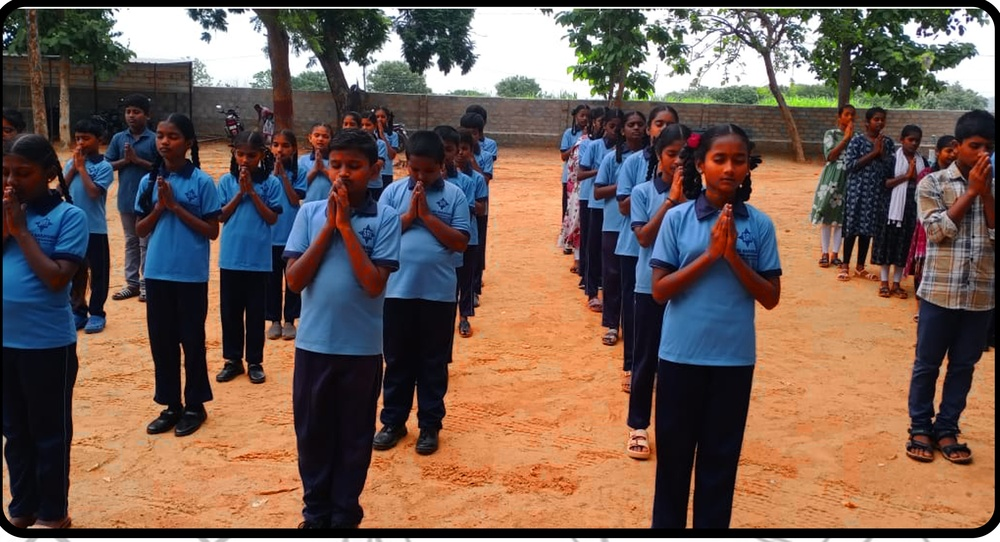
#> input picture acceptance-assets/assembly.jpg, 1000 x 542 px, shrunk from 3600 x 1950 before the run
$ python analyze_photo.py ../../../../acceptance-assets/assembly.jpg 1.0 1.0   (older library calls are emulated)
#> lines starting #> are read from the running program, lines starting #| are printed output that depends on the picture
#!/usr/bin/env python3
"""Photo intelligence: face/subject detection, crop focus, brightness, and
whether a title can be safely overlaid. Prints JSON to stdout.

Usage: python3 analyze_photo.py <image> <targetW> <targetH>
"""
import sys, os, json
import cv2
import numpy as np


def detect_faces(gray, w, h):
    boxes = []
    for name, params in [
        ('haarcascade_frontalface_default.xml', dict(scaleFactor=1.08, minNeighbors=5)),
        ('haarcascade_profileface.xml', dict(scaleFactor=1.1, minNeighbors=4)),
    ]:
        casc = cv2.CascadeClassifier(os.path.join(cv2.data.haarcascades, name))
        if casc.empty():
            continue
        found = casc.detectMultiScale(gray, minSize=(max(14, w // 90), max(14, h // 90)), **params)
        for (x, y, fw, fh) in found:
            boxes.append([int(x), int(y), int(fw), int(fh)])
    return boxes


def main():
    path = sys.argv[1]
    tw = float(sys.argv[2]) if len(sys.argv) > 2 else 1080.0
    th = float(sys.argv[3]) if len(sys.argv) > 3 else 486.0
    img = cv2.imread(path)
#> img is the input picture: shape (542, 1000, 3); mean B, G, R 82, 92.3, 113.8
    if img is None:
        print(json.dumps({"error": "unreadable"})); return
    h, w = img.shape[:2]
#> h = 542; w = 1000
    gray = cv2.cvtColor(img, cv2.COLOR_BGR2GRAY)
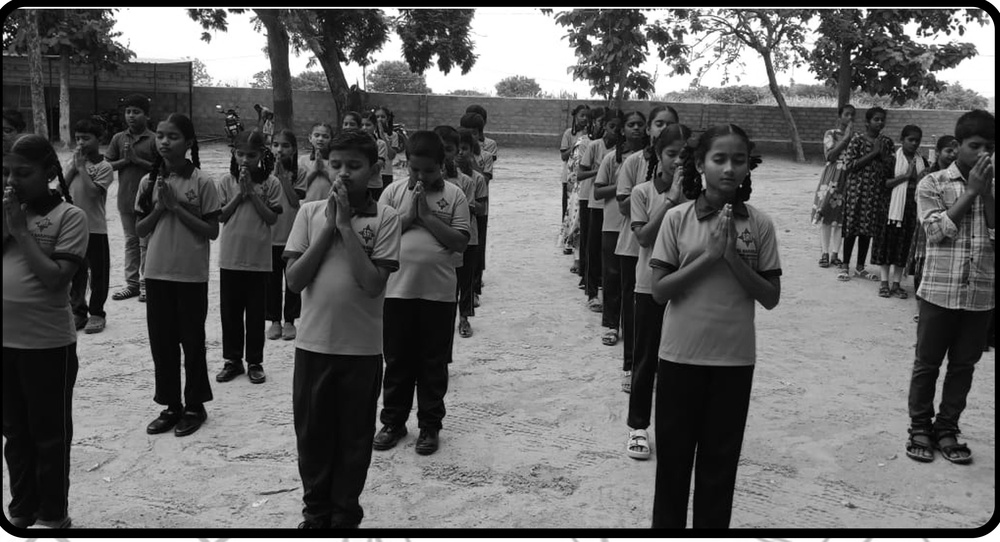
#> gray: shape (542, 1000); min 0, max 255, mean 97.6

    faces = detect_faces(gray, w, h)
#> after the loop in detect_faces, `for name, params in [`: boxes = [[623, 114, 27, 27], [651, 113, 28, 28], [308, 126, 26, 26], [266, 134, 30, 30], [231, 144, 29, 29], [149, 122, 37, 37], [324, 150, 42, 42], [700, 138, 58, 58], [122, 101, 29, 29], [310, 123, 29, 29], [151, 117, 45, 45], [329, 144, 54, 54], [2, 150, 56, 56]]
#> faces has the same summary as boxes in detect_faces
    face_frac = [[x / w, y / h, fw / w, fh / h] for (x, y, fw, fh) in faces]
#> face_frac = 13 items, first 6: [0.623, 0.21, 0.027, 0.0498], [0.651, 0.208, 0.028, 0.0517], [0.308, 0.232, 0.026, 0.048], [0.266, 0.247, 0.03, 0.0554], [0.231, 0.266, 0.029, 0.0535], [0.149, 0.225, 0.037, 0.0683]

    # Subject centroid (fallback to image-center-upper when no faces).
    if faces:
        cxs = [x + fw / 2 for (x, y, fw, fh) in faces]
#> cxs = [636.5, 665, 321, 281, 245.5, 167.5, 345, 729, 136.5, 324.5, 173.5, 356, 30]
        cys = [y + fh / 2 for (x, y, fw, fh) in faces]
#> cys = [127.5, 127, 139, 149, 158.5, 140.5, 171, 167, 115.5, 137.5, 139.5, 171, 178]
        focus_x = sum(cxs) / len(cxs) / w
#> focus_x = 0.339
        focus_y = sum(cys) / len(cys) / h
#> focus_y = 0.273
        face_bottom = max(y + fh for (x, y, fw, fh) in faces) / h
#> face_bottom = 0.38
        face_top = min(y for (x, y, fw, fh) in faces) / h
#> face_top = 0.186
    else:
        # saliency-ish fallback: row detail energy to find subject band
        edges = cv2.Laplacian(gray, cv2.CV_64F)
        row_energy = np.abs(edges).mean(axis=1)
        band = int(np.argmax(np.convolve(row_energy, np.ones(max(1, h // 10)) / (h // 10), 'same')))
        focus_x, focus_y = 0.5, min(0.55, band / h)
        face_bottom, face_top = 0.6, 0.2

    # Brightness (0-255) of the bottom quarter where a title/scrim would sit.
    bottom = gray[int(h * 0.72):, :]
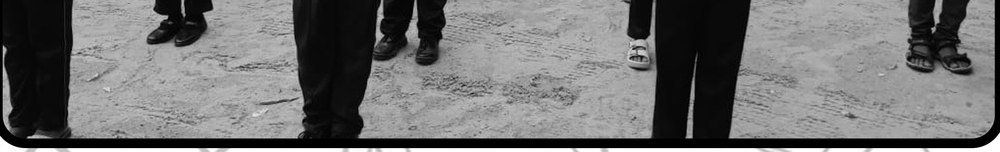
#> bottom: shape (152, 1000); min 0, max 255, mean 111.8
    bottom_brightness = float(bottom.mean()) if bottom.size else 128.0
#> bottom_brightness = 111.8
    overall_brightness = float(gray.mean())
#> overall_brightness = 97.58

    # Can we overlay the title on a face-free bottom band?
    clear_bottom_frac = max(0.0, 1.0 - face_bottom)  # bottom band with no faces
#> clear_bottom_frac = 0.62
    title_needs_frac = (0.16 * th) / th  # ~16% of hero height for a 2-line title
    can_overlay = clear_bottom_frac >= 0.20  # need >=20% clear at bottom
#> can_overlay = True

    # Recommended cover-crop focus for target aspect (keep faces in frame).
    target_ratio = tw / th
    src_ratio = w / h
#> src_ratio = 1.85
    if src_ratio > target_ratio:
        # source wider -> crop sides, keep horizontal focus
        crop_focus = {"x": round(focus_x, 3), "y": 0.5}
#> crop_focus = {'x': 0.339, 'y': 0.5}
    else:
        # source taller -> crop vertically, bias to keep faces (upper)
        crop_focus = {"x": 0.5, "y": round(min(0.5, focus_y), 3)}

    lowres = (w < tw * 0.85) or (h < th * 0.85)
#> lowres = False

    print(json.dumps({
        "width": w, "height": h, "aspect": round(src_ratio, 3),
        "orientation": "portrait" if src_ratio < 0.95 else ("square" if src_ratio < 1.15 else "landscape"),
        "faces": len(faces), "faceBoxes": [[round(v, 3) for v in b] for b in face_frac],
        "focus": {"x": round(focus_x, 3), "y": round(focus_y, 3)},
        "faceTop": round(face_top, 3), "faceBottom": round(face_bottom, 3),
        "cropFocus": crop_focus,
        "bottomBrightness": round(bottom_brightness, 1),
        "overallBrightness": round(overall_brightness, 1),
        "canOverlayTitle": bool(can_overlay),
        "clearBottomFrac": round(clear_bottom_frac, 3),
        "lowRes": bool(lowres),
        # scrim opacity scales with brightness: bright photo -> stronger scrim
        "recommendedScrim": round(min(0.95, max(0.55, bottom_brightness / 255.0 * 0.9 + 0.35)), 2),
    }))
#> (printed output is left out)


if __name__ == "__main__":
    main()
